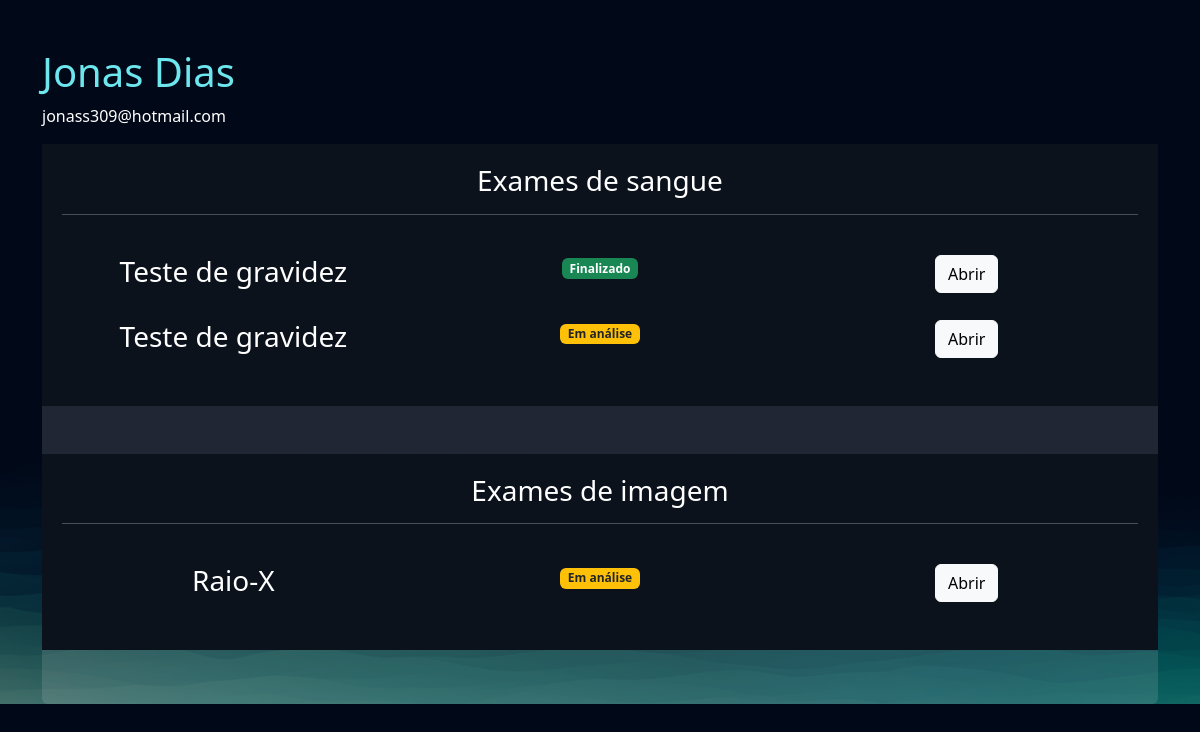
The app's page /empresarial/cliente/3 (signed in) with its own data.
### exames/models.py (models this page shows, shortened)
class SolicitacaoExame(models.Model):
    choice_status = (
        ('E', 'Em análise'),
        ('F', 'Finalizado')
    )
    usuario = models.ForeignKey(User, on_delete=models.DO_NOTHING)
    exame = models.ForeignKey(TiposExames, on_delete=models.DO_NOTHING)
    status = models.CharField(max_length=2, choices=choice_status)
    resultado = models.FileField(upload_to="resultados", null=True, blank=True)
    requer_senha = models.BooleanField(default=False)
    senha = models.CharField(max_length=16, null=True, blank=True)
    def badge_template(self):
        if self.status == 'E':
            classes_css = 'bg-warning text-dark'
            texto = "Em análise"
        elif self.status == 'F':
            classes_css = 'bg-success'
            texto = "Finalizado"
        return mark_safe(f"<span class='badge bg-primary {classes_css}'>{texto}</span>")

class TiposExames(models.Model):
    tipo_choices = (
        ('I', 'Exame de imagem'),
        ('S', 'Exame de sangue'),
    )
    nome = models.CharField(max_length=50)
    tipo = models.CharField(max_length=1, choices=tipo_choices)
    preco = models.FloatField()
    disponivel = models.BooleanField(default=True)
    horario_inicial = models.IntegerField()
    horario_final = models.IntegerField()

### empresarial/views.py (the view)
# urls.py: path('cliente/<int:cliente_id>', views.cliente, name="cliente"),
@staff_member_required
def cliente(request, cliente_id):
    cliente = User.objects.get(id=cliente_id)
    exames = SolicitacaoExame.objects.filter(usuario=cliente)
    return render(request, 'cliente.html', {'cliente': cliente, 'exames': exames})

### empresarial/templates/cliente.html (shortened to what this page needs)
{% extends "bases/base.html" %}
{% load static %}
{% block 'head' %}
    <link href="{% static 'exames/css/css.css' %}" rel="stylesheet">
    <link href="{% static 'exames/css/gerenciar_pedidos.css' %}" rel="stylesheet">
    <link href="{% static 'exames/css/gerenciar_exames.css' %}" rel="stylesheet">
{% endblock 'head' %}
{% block 'conteudo' %}
    <br>
    <br>
    <div class="container">
        <h3 class="font-destaque">{{cliente.get_full_name}}</h3>
        <p>{{cliente.email}}</p>
        <div class="card card-view">
            <div class="sub-card">
                <h3>Exames de sangue</h3>
                <hr>
                <br>
                {% for exame in exames  %}
                    {% if  exame.exame.tipo == 'S'%}
                        <div class="row">
                            <div class="col-md"><h3>{{exame.exame.nome}}</h3></div>
                            <div class="col-md">{{exame.badge_template}}</div>
                            <div class="col-md">
                                <a href="{% url "exame_cliente" exame.id %}" class="btn btn-light">Abrir</a>
                            </div>
                        </div>
                        <br>
                    {% endif %}
                {% endfor %}
            </div>
            <br>
            <br>
            <div class="sub-card">
                <h3>Exames de imagem</h3>
                <hr>
                <br>
                {% for exame in exames  %}
                    {% if  exame.exame.tipo == 'I'%}
                        <div class="row">
                            <div class="col-md"><h3>{{exame.exame.nome}}</h3></div>
                            <div class="col-md">{{exame.badge_template}}</div>
                            <div class="col-md">
                                <a href="{% url "exame_cliente" exame.id %}" class="btn btn-light">Abrir</a>
                            </div>
                        </div>
                        <br>
                    {% endif %}
                {% endfor %}
            </div>
        </div>
    </div>
{% endblock 'conteudo' %}

### templates/static/geral/css/base.css (style rules this page uses)
:root { --main-color: #151C34; --dark-color: #0C121C ; --light-color: #6DE6EE; --contrast-color: #f4c96b; --differential-color: #066668; }
* { color: white }
.font-destaque { color: var(--light-color); font-size: 40px; }

### templates/static/exames/css/css.css (style rules this page uses)
body { background-image: url('/static/geral/img/bg2.png'); background-size: cover; }
.card { background-color: rgba(217, 217, 217, .14); color: white; padding: 15px; }

### templates/static/exames/css/gerenciar_pedidos.css (style rules this page uses)
.card-view { text-align: center; padding: 0; border: none; height: 70vh; }

### templates/static/exames/css/gerenciar_exames.css (style rules this page uses)
.sub-card { background-color: var(--dark-color); padding: 20px; }

### records on screen
SolicitacaoExame: exame.nome "Teste de gravidez", badge_template "Finalizado"
SolicitacaoExame: exame.nome "Teste de gravidez", badge_template "Em análise"
SolicitacaoExame: exame.nome "Raio-X", badge_template "Em análise"

### other values on screen
{{ cliente.get_full_name }} "Jonas Dias"
{{ cliente.email }} "jonass309@hotmail.com"
